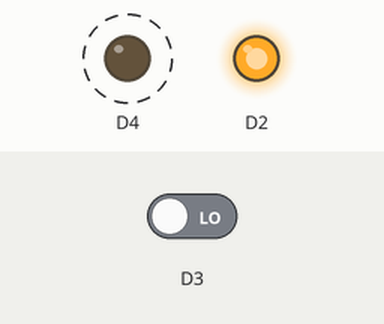
Bench run of a sketch on a simulated ESP8266 (NodeMCU). Shown: output pins drawn as LEDs (lit = HIGH). Dashed ring = blinking. Inputs (shaded band) come from the test bench; at power-on: D3 LOW.

Above: at 1.3 s.
1.4 s: D3 driven HIGH
At 1.9 s:
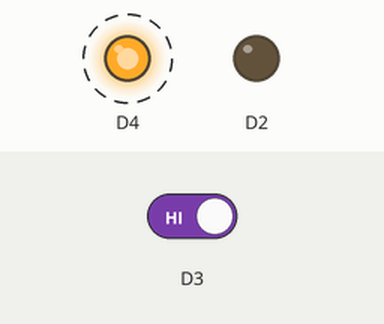
4.4 s: D3 driven LOW
At 4.9 s:
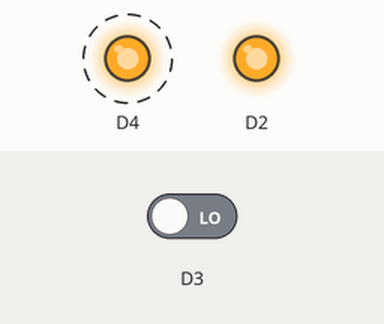
Timing chart, 0 to 13.4 s (numbered marks = the images above; inputs shaded):
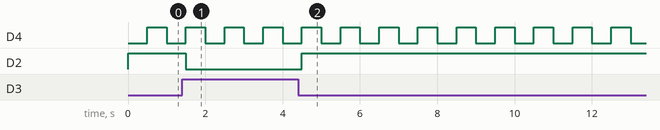

Measured:
- after the input at 1.4 s, D2: HIGH → LOW after 0.10 s
- after the input at 4.4 s, D2: LOW → HIGH after 0.10 s
- by itself, D4: alternates HIGH for 0.50 s and LOW for 0.50 s

The sketch:

Sesion_4-_Ejercicio_1.ino
```cpp
// Integrantes: Eddy Ramirez, Camilo Rada, Erick Leon
// Ficha: 2674489
// Microcontroladores

void setup() {
 pinMode(D4,OUTPUT);
 pinMode(D3,INPUT);
 pinMode(D2,OUTPUT);
}
void loop() {
  pulsador();
 digitalWrite(D4,LOW);
 pulsador();
  delay(500);//antirebote
  pulsador();
 digitalWrite(D4,HIGH);
 pulsador();
 delay(500);//antirebote
 pulsador();
 }


 void pulsador()
 {
    if(digitalRead(D3))
      {
        digitalWrite(D2,LOW);
      }
    else
      {
        digitalWrite(D2,HIGH);
      }
 }
```
